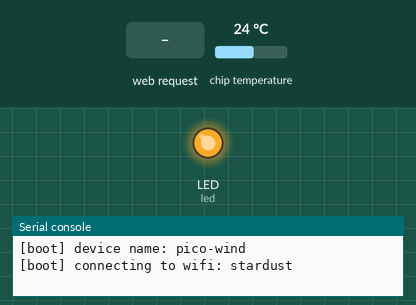
Recording of a program running on a simulated CircuitPython board. Parts: output pins drawn as LEDs (lit = HIGH), the last lines printed to the serial console. Dashed ring = blinking. The test bench sets the inputs (shaded band); at power-on: chip temperature 24 °C.

Above: at 0.1 s.
At 2.7 s:
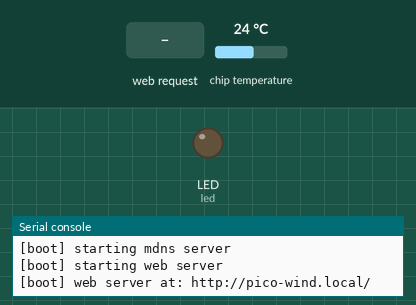
2.8 s: HTTP request GET / received
At 2.9 s:
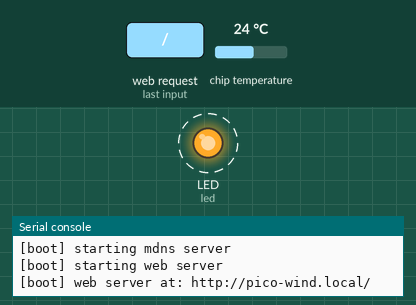
Timing chart, 0 to 5.8 s (numbered marks = the images above; inputs shaded):
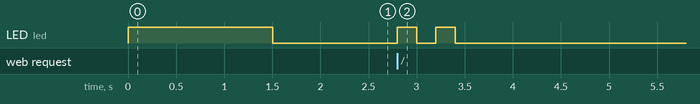

Measured:
- after the input at 2.8 s, LED (led): alternates HIGH for 0.20 s and LOW for 0.20 s, 4 changes in all, then stays LOW, starting at once

The program:

code.py
```python
import os
from time import sleep
import wifi
import socketpool
import mdns
import board
import analogio
import digitalio
import microcontroller
import busio
import adafruit_lps2x
from simpleio import map_range

from adafruit_httpserver import (
    Server, Request, Response,
    REQUEST_HANDLED_RESPONSE_SENT,
)

device_name = os.getenv('DEVICE_NAME')
wifi_ssid = os.getenv('WIFI_SSID')
wifi_password = os.getenv('WIFI_PASSWORD')


led = digitalio.DigitalInOut(board.LED)
led.direction = digitalio.Direction.OUTPUT

def led_on():
    led.value = True

def led_off():
    led.value = False

def led_blink():
    led.value = True
    sleep(0.2)
    led.value = False
    sleep(0.2)
    led.value = True
    sleep(0.2)
    led.value = False


# boot
led_on()
print(f'[boot] device name: {device_name}')
print(f'[boot] connecting to wifi: {wifi_ssid}')
wifi.radio.hostname = device_name
wifi.radio.connect(wifi_ssid, wifi_password)
ip_address = str(wifi.radio.ipv4_address)
print(f'[boot] ip address: {ip_address}')
print(f'[boot] starting mdns server')
mdns_server = mdns.Server(wifi.radio)
mdns_server.hostname = device_name
mdns_server.advertise_service(service_type="_http", protocol="_tcp", port=80)
print(f'[boot] starting web server')
pool = socketpool.SocketPool(wifi.radio)
server = Server(pool, "/static", debug = False)
server.start(ip_address)
print(f'[boot] web server at: http://{device_name}.local/')
led_off()


# initialize sensors
adc = analogio.AnalogIn(board.A2)
i2c = board.STEMMA_I2C()
lps = adafruit_lps2x.LPS22(i2c)

# web server: index
INDEX_TEMPLATE = """<!DOCTYPE html>
<html>
  <head>
    <title>{device_name}</title>
  </head>
  <body>
    <h1>{device_name}</h1>
    <p>
      <a href="http://{device_name}.local/">
        http://{device_name}.local/
      </a>
    </p>
    <dl>
        <dt>cpu temperature</dt>
        <dd>{cpu_temp} C</dd>
        <dt>ssid</dt>
        <dd>{wifi_ssid}</dd>
        <dt>signal strength</dt>
        <dd>-{wifi_rssi} dBm</dd>
        <dt>ip address</dt>
        <dd>{ip_address}</dd>
        <dt>metrics</dt>
        <dd><a href='/metrics'>/metrics</a></dd>
    </dl>
  </body>
</html>
"""

@server.route("/")
def base(request: Request):
    return Response(request, INDEX_TEMPLATE.format(
        device_name = device_name,
        cpu_temp = microcontroller.cpu.temperature,
        ip_address = ip_address,
        wifi_ssid = wifi_ssid,
        wifi_rssi = wifi.radio.tx_power,
    ), content_type="text/html")


# web server: metrics
METRICS_TEMPLATE = """# {device_name} metrics
#
# TYPE wifi_signal_strenght gauge
# HINT wifi_signal_strength Wifi signal strength in dBm.
wifi_signal_strength{{device_type="pico-w",device_name="{device_name}",sensor_name="pico-w"}} -{wifi_rssi}
#
# TYPE cpu_temperature gauge
# HINT cpu_temperature CPU temperature in degree Celsius.
cpu_temperature{{device_type="pico-w",device_name="{device_name}",sensor_name="pico-w"}} {cpu_temp}
#
# TYPE wind_speed_m_s gauge
# HINT wind_speed_m_s Wind speed in meters per second.
wind_speed_m_s{{device_type="pico-w",device_name="{device_name}",sensor_name="anemometer"}} {wind_speed_m_s}
#
# TYPE wind_speed_ft_s gauge
# HINT wind_speed_ft_s Wind speed in feet per second.
wind_speed_ft_s{{device_type="pico-w",device_name="{device_name}",sensor_name="anemometer"}} {wind_speed_ft_s}
#
# TYPE wind_speed_mp_h gauge
# HINT wind_speed_mp_h Wind speed in miles per hour.
wind_speed_mp_h{{device_type="pico-w",device_name="{device_name}",sensor_name="anemometer"}} {wind_speed_mp_h}
#
# TYPE pressure_hpa gauge
# HINT pressure_hpa Barometric pressure in hPa.
pressure_hpa{{device_type="pico-w",device_name="{device_name}",sensor_name="lps22"}} {lps22_pressure_hpa}
#
# TYPE ambient_temperature_c gauge
# HINT ambient_temperature_c Ambient temperature in degree Celsius.
ambient_temperature_c{{device_type="pico-w",device_name="{device_name}",sensor_name="lps22"}} {lps22_temperature_c}
#
# TYPE ambient_temperature_f gauge
# HINT ambient_temperature_f Ambient temperature in degree Fahrenheit.
ambient_temperature_f{{device_type="pico-w",device_name="{device_name}",sensor_name="lps22"}} {lps22_temperature_f}
"""

@server.route("/metrics")
def base(request: Request):
    voltage = adc.value / 65535 * 3.3
    ms = map_range(voltage, 0.418, 2, 0, 32.4)
    return Response(request, METRICS_TEMPLATE.format(
        device_name         = device_name,
        cpu_temp            = microcontroller.cpu.temperature,
        wifi_rssi           = wifi.radio.tx_power,
        wind_speed_m_s      = ms,
        wind_speed_ft_s     = ms * 3.28084,
        wind_speed_mp_h     = ms * 2.23694,
        lps22_pressure_hpa  = lps.pressure,
        lps22_temperature_c = lps.temperature,
        lps22_temperature_f = (1.8 * lps.temperature) + 32.0,
    ), content_type="text/plain; version=0.0.4")


# main loop
while True:
    try:
        poll_result = server.poll()
        if poll_result == REQUEST_HANDLED_RESPONSE_SENT:
            led_blink()
            pass
    except OSError as error:
        print('error:', error)
        continue
```
